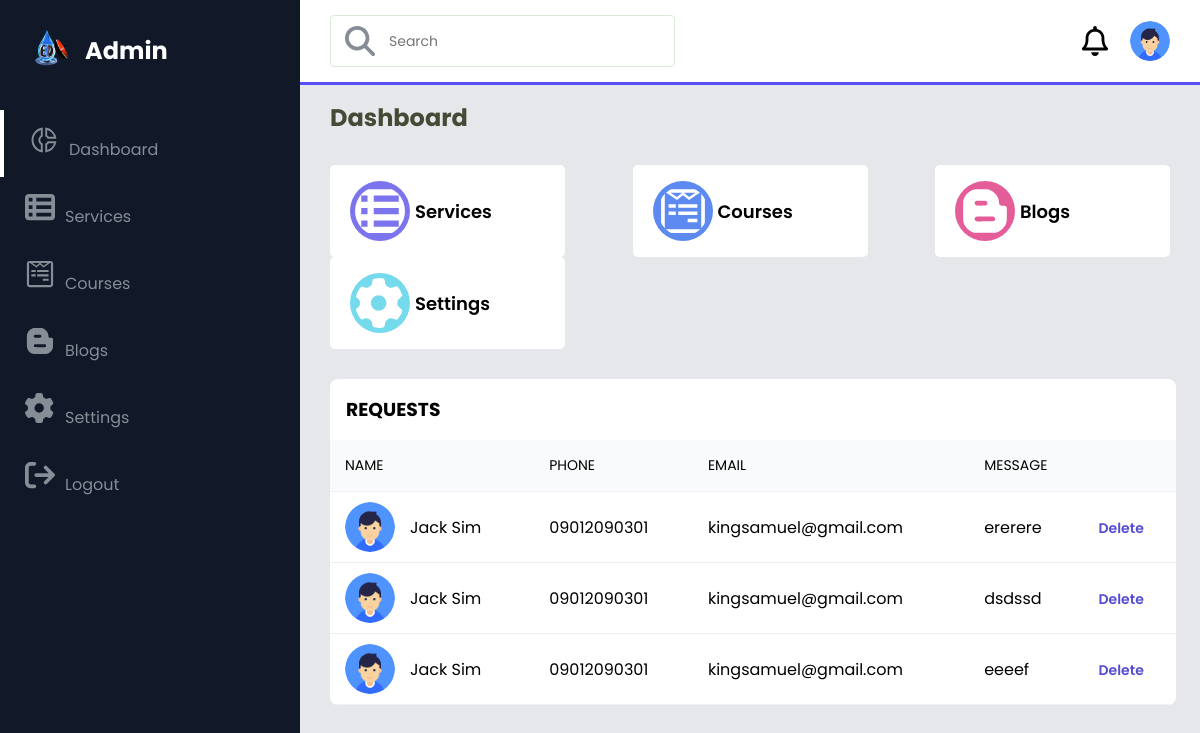
Page /admin/dashboard.php (signed in) on the committed database.
### tables this page shows
CREATE TABLE `requests` (
  `id` int(11) NOT NULL,
  `name` varchar(255) NOT NULL,
  `email` varchar(255) NOT NULL,
  `phone` varchar(255) NOT NULL,
  `message` varchar(255) NOT NULL
);

### admin/dashboard.php (the view, shortened to what this page needs)
<?php
require_once 'database.php';
$sql = "SELECT * FROM requests ORDER BY id DESC";
$result = mysqli_query($conn, $sql);
?>
<!DOCTYPE html>
<html lang="en">
<head>
    <link rel="stylesheet" href="css/adstyles.css">
</head>
<body>
    <section id="menu">
        <div class="logo">
            <img src="img/favicon.png" alt="">
            <h2>Admin</h2>
        </div>
        <nav class="items">
            <li class="active" onclick="window.location.href='dashboard.php'"><a href="dashboard.php"><img src="icons/chart.svg" alt="" class="icons">Dashboard</a></li>
            <li onclick="window.location.href='services.php'"><a href="services.php"><img src="icons/table.svg" alt="" class="icons">Services</a></li>
            <li onclick="window.location.href='courses.php'"><a href="courses.php"><img src="icons/form.svg" alt="" class="icons">Courses</a></li>
            <li onclick="window.location.href='blogs.php'"><a href="blogs.php"><img src="icons/blog.svg" alt="" class="icons">Blogs</a></li>
            <li onclick="window.location.href='settings.php'"><a href="settings.php"><img src="icons/settings.svg" alt="" class="icons">Settings</a></li>
            <li onclick="window.location.href='logout.php'"><a href="logout.php"><img src="icons/logout.svg" alt="" class="icons">Logout</a></li>
        </nav>
    </section>
    <section id="interface">
        <div class="navigation">
            <div class="n1">
                <div class="search">
                    <img src="icons/search.svg" alt="" class="icons">
                    <input type="text" placeholder="Search">
                </div>
            </div>
            <div class="profile">
                <img src="icons/bell.svg" alt="" class="icons">
                <img src="img/male-avater.png" alt="" class="profile-pic">
            </div>
        </div>
        <h3 class="i-name">Dashboard</h3>
        <div class="values">
            <div class="val-box" onclick="window.location.href='services.php'">
                <img src="icons/table2.svg" alt="" class="icons">
                <div>
                    <h3>Services</h3>
                </div>
            </div>
            <div class="val-box" onclick="window.location.href='courses.php'">
                <img src="icons/form2.svg" alt="" class="icons">
                <div>
                    <h3>Courses</h3>
                </div>
            </div>
            <div class="val-box" onclick="window.location.href='blogs.php'">
                <img src="icons/blog2.svg" alt="" class="icons">
                <div>
                    <h3>Blogs</h3>
                </div>
            </div>
            <div class="val-box" onclick="window.location.href='settings.php'">
                <img src="icons/settings2.svg" alt="" class="icons">
                <div>
                    <h3>Settings</h3>
                </div>
            </div>
        </div>
        <div class="board">
            <h3 style="margin: 2vmin;">REQUESTS</h3>
            <table width="100%">
                <thead>
                        <td>Name</td>
                        <td>Phone</td>
                        <td>Email</td>
                        <td>Message</td>
                        <td></td>
                </thead>
                <tbody>
                <?php
                            while($info=$result->fetch_assoc()) {
                        ?>
                    <tr>
                        <td class="people">
                            <img src="img/male-avater.png" alt="">
                            <div class="people-de">
                            <?php echo "{$info['name']}";  ?>
                            </div>
                        </td>
                        <td class="people-des">
                        <?php echo "{$info['phone']}";  ?>
                        </td>
                        <td>
                        <?php echo "{$info['email']}";  ?>
                        </td>
                        <td class="role">
                        <?php echo "{$info['message']}";  ?>
                        </td>
                        <td class="edit">
                        <?php echo "<a onClick=\"javascript:return confirm('Are you sure to delete this data?')\"
                        href='./delete-request.php?
                        request_id={$info['id']}'>Delete</a>";  ?>
                        </td>
                    </tr>
                    <?php
                            }
                        ?>
                </tbody>
            </table>
        </div>
    </section>
</body>
</html>

### admin/css/adstyles.css (style rules this page uses)
* { margin: 0; padding: 0; box-sizing: border-box; font-family: 'Poppins', sans-serif; }
body { width: 100%; background: #E5E7EB; position: relative; display: flex; }
#menu { background: #111827; width: 300px; height: 100%; position: fixed; top: 0; left: 0; }
#menu .logo { display: flex; align-items: center; color: #fff; padding: 30px 0 0 30px; }
#menu .logo img { width: 40px; height: 40px; border-radius: 50%; margin-right: 15px; }
.icons { width: 30px; height: 30px; }
#menu .items { margin-top: 40px; }
#menu .items li { list-style: none; padding: 15px 0; transition: 0.3s ease; }
#menu .items li.active { border-left: 4px solid #fff; }
#menu .items li img { color: rgb(134, 141, 151); line-height: 30px; text-align: center; margin: 0 10px 0 25px; }
#menu .items li a { text-decoration: none; color: rgb(134, 141, 151); font-weight: 300px; transition: 0.3s ease; }
#interface { width: calc(100% - 300px); margin-left: 300px; position: relative; }
#interface .navigation { display: flex; align-items: center; justify-content: space-between; width: 75vw; background: #fff; padding: 15px 30px; border-bottom: 3px solid #594ef7; position: fixed; }
#interface .navigation .search { display: flex; justify-content: flex-start; align-items: center; padding: 10px 14px; border: 1px solid #d7ebd6; border-radius: 4px; }
#interface .navigation .search img { margin-right: 14px; }
#interface .navigation .search input { border: none; outline: none; font-size: 14px; }
#interface .navigation .profile { display: flex; justify-content: flex-start; align-items: center; }
#interface .navigation .profile .icons { margin-right: 20px; }
#interface .navigation .profile .profile-pic { width: 40px; height: 40px; object-fit: cover; border-radius: 50%; }
.n1 { display: flex; justify-content: flex-start; align-items: center; }
.i-name { color: #444a35; padding: 30px 30px 0 30px; font-size: 24px; font-weight: 700; margin-top: 70px; }
.values { padding: 30px 30px 0 30px; display: flex; justify-content: space-between; align-items: center; flex-wrap: wrap; }
.values .val-box { background: #fff; width: 235px; padding: 16px 20px; border-radius: 5px; display: flex; justify-content: flex-start; align-items: center; cursor: pointer; }
.values .val-box .icons { width: 60px; height: 60px; padding: 5px; border-radius: 50%; margin-right: 5px; }
.values .val-box:nth-child(1) .icons { background: #7b74ec; }
.values .val-box:nth-child(2) .icons { background: #5c8af0; }
.values .val-box:nth-child(3) .icons { background: #e45d99; }
.values .val-box:nth-child(4) .icons { background: #74daec; }
.values .val-box h3 { font-size: 18px; font-weight: 600; }
.board { width: 94%; margin: 30px 0 30px 30px; overflow: auto; background: #fff; border-radius: 8px; }
.board img { width: 50px; height: 50px; object-fit: cover; border-radius: 50%; margin-right: 15px; }
.board .people { display: flex; justify-content: flex-start; align-items: center; }
table { border-collapse: collapse; }
tr { border-bottom: 1px solid #eef0f3; }
thead td { font-size: 14px; text-transform: uppercase; font-weight: 400; background: #f9fafb; padding: 15px; }
tbody tr td { padding: 10px 15px; }
.edit a { text-decoration: none; font-size: 14px; color: #554cd1; font-weight: 600; }

### rows in the picture
requests: name "Jack Sim", phone "09012090301", email "kingsamuel@gmail.com", message "ererere"
requests: name "Jack Sim", phone "09012090301", email "kingsamuel@gmail.com", message "dsdssd"
requests: name "Jack Sim", phone "09012090301", email "kingsamuel@gmail.com", message "eeeef"
